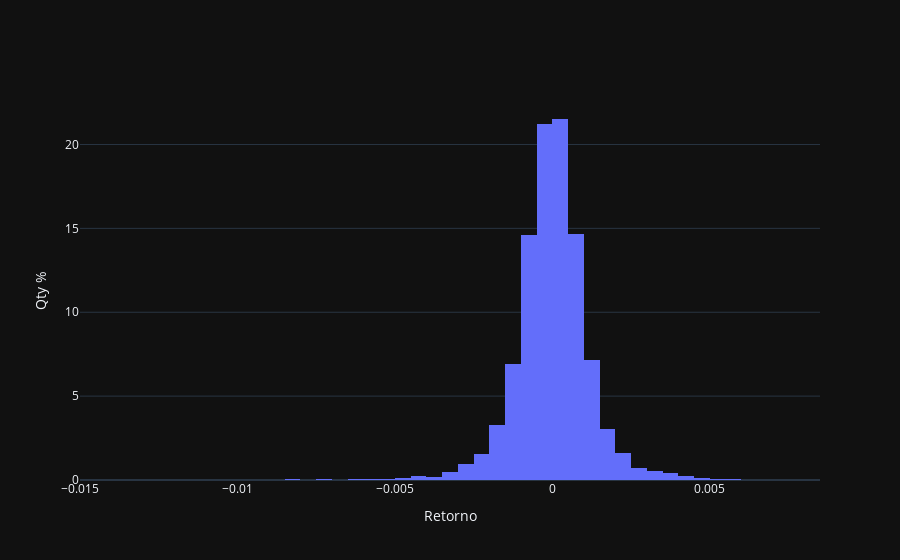

Source (notebook cell):
### Code cell
fig = make_subplots()
fig.add_trace(
    go.Histogram(
        x=df['ret'],
        histnorm="percent",
        xbins=dict(
            start=-0.03,
            end=0.03,
            size=0.0005
        )
    )
)
fig.update_layout(yaxis_title="Qty %", xaxis_title="Retorno")

fig.show()

### Figure 1 — Plotly figure (JSON) as saved in the notebook; plotly's stock layout.template omitted (floating-point values rounded to 4 significant figures; data arrays with more than 128 entries replaced by an {"elided": "..."} marker saying what was removed)
{"data": [{"histnorm": "percent", "x": {"elided": "5252 float values"}, "xbins": {"end": 0.03, "size": 0.0005, "start": -0.03}, "type": "histogram"}], "layout": {"xaxis": {"anchor": "y", "domain": [0.0, 1.0], "title": {"text": "Retorno"}}, "yaxis": {"anchor": "x", "domain": [0.0, 1.0], "title": {"text": "Qty %"}}}}
